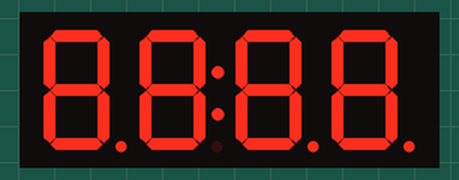
The sketch below on a simulated Arduino Uno, built with avr-gcc and run on an emulated ATmega328P. Shown: 4-digit seven-segment display.

Above: at 0.1 s.
At 2.1 s:
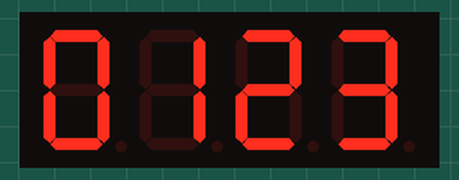
At 4.1 s:
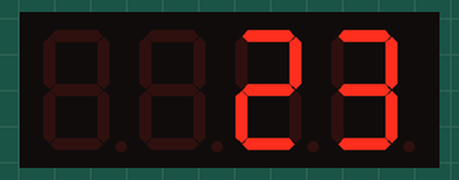

Measured:
- by itself, everything shown: repeats every 6.1 s, in 3 steps
- what the display in image 1 shows lasts 2.1 s, from 2.0 s to 4.1 s

The sketch:

test_diod.ino
```cpp
#include "TM1637Display.h"
#define CLK 4
#define DIO 5
#define TEST_DELAY   2000

TM1637Display display(CLK, DIO);


//int led = 5;
//int button = A0;

void setup() {
//  pinMode(led, OUTPUT);
//  tm1637.init();
//  tm1637.set(BRIGHT_TYPICAL);
//  pinMode(button, INPUT_PULLUP);


}

void loop() {
//  if(digitalRead(button)==LOW){
    uint8_t data[] = { 0xff, 0xff, 0xff, 0xff };
    display.setBrightness(0x0f);
    display.setSegments(data);
  delay(TEST_DELAY);
    data[0] = display.encodeDigit(0);
  data[1] = display.encodeDigit(1);
  data[2] = display.encodeDigit(2);
  data[3] = display.encodeDigit(3);
   display.setSegments(data);
  delay(TEST_DELAY);
display.clear();
  display.setSegments(data+2, 2, 2);
  delay(TEST_DELAY);
//  tm1637.clearDisplay();
//  tm1637.display(3, TEST);
//  }

}
```
